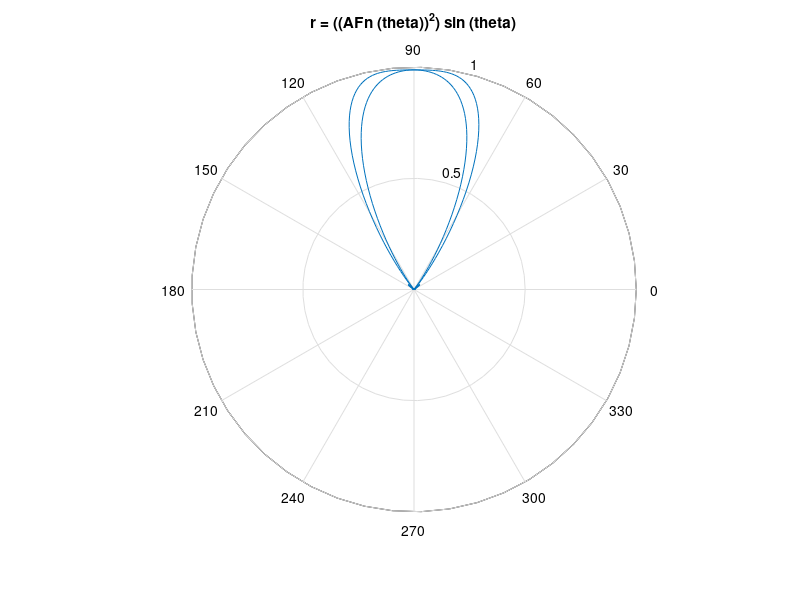

Recreate this plot in MATLAB.
clear
clc
format long

f=30*10e9; % f=30GHz
c=3*10e8;
lambda=c/f;
k=2*pi/lambda;
d_line=0.5*lambda;
N=8;
% theta_max=(10/180)*pi;

for theta_max=pi*(0:10:80)/180
% for N=8:4:20
%     theta_max=(30)/180*pi;
    fai  = @(theta) k*d_line*(sin(theta)-sin(theta_max));   % origin is 'cos'
    e_up   = @(theta) sin(0.5.*N.*fai(theta));
    e_down = @(theta) N*sin(0.5*fai(theta));
    AFn   = @(theta) e_up(theta)./e_down(theta);
    e_out  = @(theta) ((AFn(theta)).^2).*sin(theta);
    ezpolar (e_out)
%     fplot(e_out)
%     axis([0 pi -1 1])
%     grid on
%     title(theta_max/pi*180)
%     e = @(theta) e_out(theta);
%     integral2(e,0,pi,0,2*pi)
    Garray_line = 2/quadgk(e_out,0,pi);
    Garray_line = 10*log10(Garray_line)
%     G_=10*log10(4*pi*N*(d_line^2)*cos(theta_max)/(lambda^2))
end
